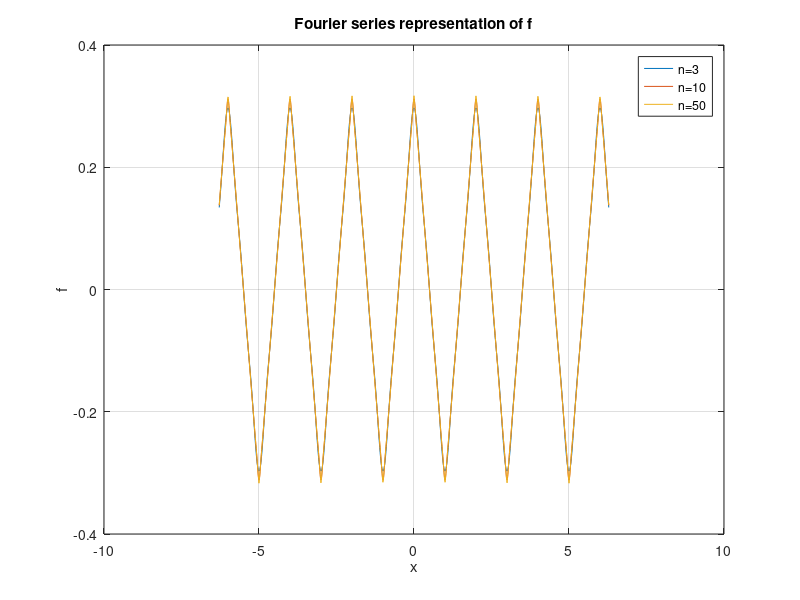

Here is the MATLAB script that generated this plot:
%ME303
%Fourier Series-triangular wave

clc
clear all
close all

N=1001;
L=pi;
x=linspace(-2*L,2*L,N);
a0=0;

f3=zeros(1,N);  %3 terim kullanılarak
for i=1:N
    for n=1:2:5
        f3(1,i)=f3(1,i)+(8/(n^2*L^2))*cos(n*L*x(i))/L;
    end
    f3(1,i)=f3(1,i)+a0;
end

plot(x,f3)
grid on
hold on

f10=zeros(1,N);  %10 terim kullanılarak
for i=1:N
    for n=1:2:19
        f10(1,i)=f10(1,i)+(8/(n^2*L^2))*cos(n*L*x(i))/L;
    end
    f10(1,i)=f10(1,i)+a0;
end

plot(x,f10)
grid on
hold on

f50=zeros(1,N);  %50 terim kullanılarak
for i=1:N
    for n=1:2:99
        f50(1,i)=f50(1,i)+(8/(n^2*L^2))*cos(n*L*x(i))/L;
    end
    f50(1,i)=f50(1,i)+a0;
end

plot(x,f50)
grid on
legend('n=3','n=10','n=50')
title('Fourier series representation of f')
xlabel('x')
ylabel('f')